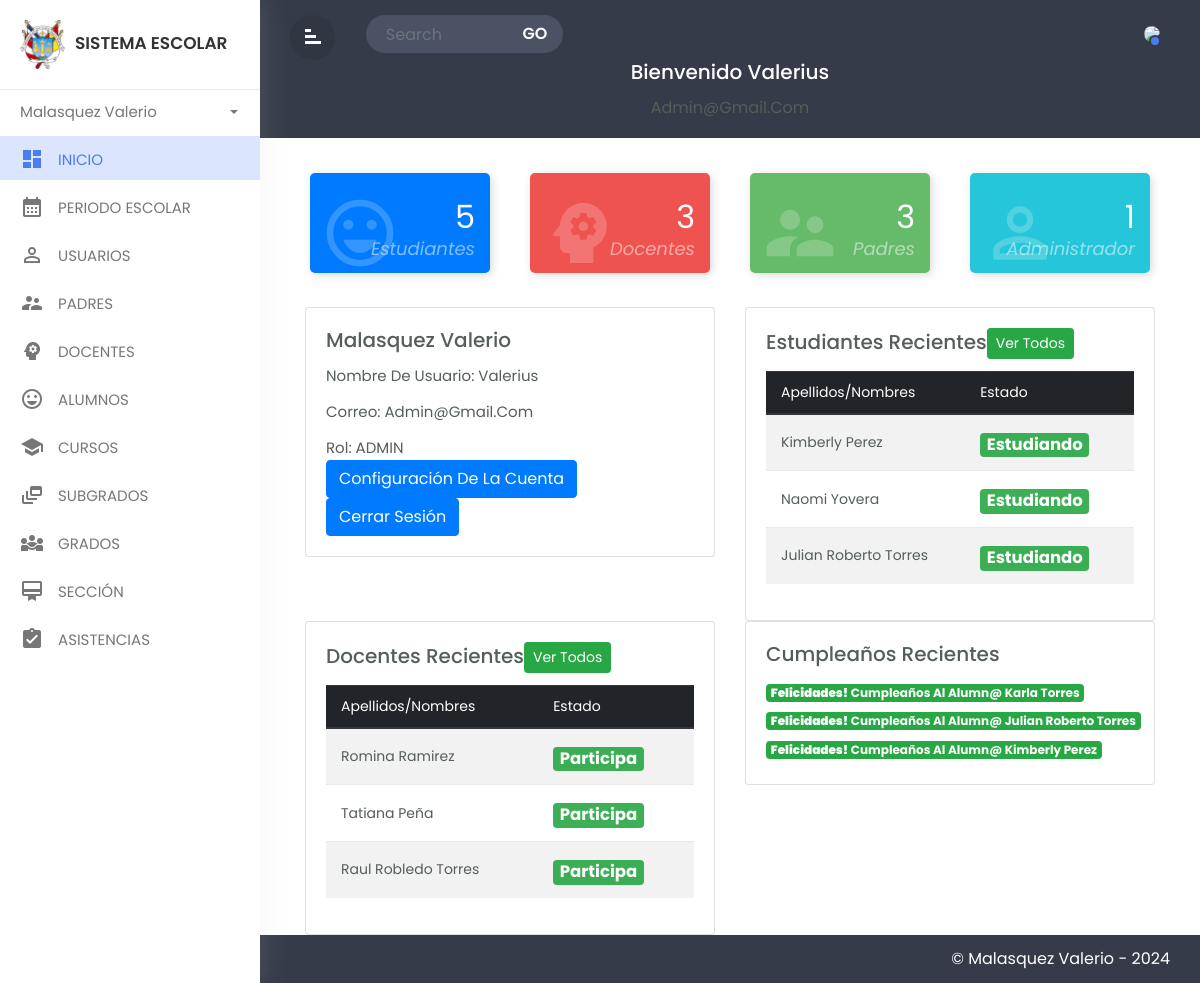
Screenshot of /School-System/Views/admin/pages-admin.php (signed in) with the database file from the repository.
### tables this page shows
CREATE TABLE `students` (
  `idstu` int(11) NOT NULL,
  `dnist` char(8) NOT NULL,
  `nomstu` varchar(25) NOT NULL,
  `edast` varchar(20) NOT NULL,
  `direce` varchar(150) NOT NULL,
  `correo` varchar(35) NOT NULL,
  `sexes` varchar(15) NOT NULL,
  `fenac` date NOT NULL,
  `foto` varchar(150) NOT NULL,
  `usuario` varchar(25) NOT NULL,
  `clave` varchar(255) NOT NULL,
  `state` char(1) NOT NULL,
  `rol` char(1) NOT NULL,
  `fere` timestamp NOT NULL DEFAULT current_timestamp() ON UPDATE current_timestamp()
);

CREATE TABLE `teachers` (
  `idtea` int(11) NOT NULL,
  `dnite` char(8) NOT NULL,
  `nomte` varchar(35) NOT NULL,
  `sexte` varchar(15) NOT NULL,
  `correo` varchar(30) NOT NULL,
  `telet` char(9) NOT NULL,
  `foto` varchar(100) NOT NULL,
  `usuario` varchar(25) NOT NULL,
  `clave` varchar(255) NOT NULL,
  `rol` char(1) NOT NULL,
  `state` char(1) NOT NULL,
  `fere` timestamp NOT NULL DEFAULT current_timestamp() ON UPDATE current_timestamp()
);

### School-System/Views/admin/pages-admin.php (the view, shortened to what this page needs)
<!DOCTYPE html>
<html lang="en">
<head>
  <link rel="stylesheet" href="../../Assets/css/bootstrap-1.min.css">
  <link rel="stylesheet" href="../../Assets/css/custom.css">
  <link rel="stylesheet" href="../../Assets/css/card.css">
  <link href="../../Assets/DataTables/css/datatables.css" rel="stylesheet">
</head>
<body>
  <div class="wrapper">
    <nav id="sidebar">
      <div class="sidebar-header">
        <h3><img src="../../Assets/img/logo1-preview.png" class="img-fluid" /><span>Sistema escolar</span></h3>
      </div>
      <ul class="list-unstyled components">
        <li class="dropdown">
          <a href="#pageSubmenu3" data-toggle="collapse" aria-expanded="false" class="dropdown-toggle">
            <span><?php echo ucfirst($_SESSION['nombre']); ?></span></a>
        </li>
        <li class="active">
          <a href="pages-admin.php" class="dashboard"><i class="material-icons">dashboard</i>
            <span>INICIO</span></a>
        </li>
        <li class="">
          <a href="../period/mostrar.php"><i class="material-icons">calendar_month</i>
            <span>PERIODO ESCOLAR</span></a>
        </li>
        <li class="">
          <a href="../users/mostrar.php"><i class="material-icons">person_outline</i>
            <span>USUARIOS</span></a>
        </li>
        <li class="">
          <a href="../fathers/mostrar.php"><i class="material-icons">supervisor_account</i>
            <span>PADRES</span></a>
        </li>
        <li class="">
          <a href="../teachers/mostrar.php"><i class="material-icons">psychology</i>
            <span>DOCENTES</span></a>
        </li>
        <li class="">
          <a href="../students/mostrar.php"><i class="material-icons">sentiment_very_satisfied</i>
            <span>ALUMNOS</span></a>
        </li>
        <li class="">
          <a href="../careers/mostrar.php"><i class="material-icons">school</i>
            <span>CURSOS</span></a>
        </li>
        <li class="">
          <a href="../subgrade/mostrar.php"><i class="material-icons">dynamic_feed</i>
            <span>SUBGRADOS</span></a>
        </li>
        <li class="">
          <a href="../grade/mostrar.php"><i class="material-icons">diversity_3</i>
            <span>GRADOS</span></a>
        </li>
        <li class="">
          <a href="../groups/mostrar.php"><i class="material-icons">card_membership</i>
            <span>SECCIÓN</span></a>
        </li>
        <li class="">
          <a href="../assists/mostrar.php"><i class="material-icons">assignment_turned_in</i>
            <span>ASISTENCIAS</span></a>
        </li>
      </ul>
    </nav>
    <div id="content">
      <div class="top-navbar">
        <div class="xp-topbar">
          <div class="row">
            <div class="col-2 col-md-1 col-lg-1 order-2 order-md-1 align-self-center">
              <div class="xp-menubar">
                <span class="material-icons text-white">signal_cellular_alt
                </span>
              </div>
            </div>
            <div class="col-md-5 col-lg-3 order-3 order-md-2">
              <div class="xp-searchbar">
                <form>
                  <div class="input-group">
                    <input type="search" class="form-control" placeholder="Search">
                    <div class="input-group-append">
                      <button class="btn" type="submit" id="button-addon2">GO</button>
                    </div>
                  </div>
                </form>
              </div>
            </div>
            <div class="col-10 col-md-6 col-lg-8 order-1 order-md-3">
              <div class="xp-profilebar text-right">
                <nav class="navbar p-0">
                  <ul class="nav navbar-nav flex-row ml-auto">
                    <li class="nav-item dropdown">
                      <a class="nav-link" href="#" data-toggle="dropdown">
                        <?php if (isset($_SESSION['profileImage'])) : ?>
                          <img src="../../<?php echo $_SESSION['profileImage']; ?>" style="width:40px; border-radius:50%;" />
                        <?php else : ?>
                          <img src="../../Assets/img/user.jpg" style="width:40px; border-radius:50%;" />
                        <?php endif; ?>
                        <span class="xp-user-live"></span>
                      </a>
                    </li>
                  </ul>
                </nav>
              </div>
            </div>
          </div>
        </div>
        <div class="xp-breadcrumbbar text-center">
          <h4 class="page-title">Bienvenido&nbsp;<?php echo ucfirst($_SESSION['usuario']); ?></h4>
          <ol class="breadcrumb">
            <li class="breadcrumb-item"><?php echo ucfirst($_SESSION['correo']); ?></li>
          </ol>
        </div>
      </div>
      <div class="main-content">
        <div class="container">
          <div class="row">
            <div class="col-md-3">
              <div class="card-counter primary">
                <i class="material-icons">sentiment_very_satisfied</i>
                <?php require '../../Config/config.php'; ?>
                <?php
                $sql = "SELECT COUNT(*) total FROM students";
                $result = $connect->query($sql);
                $total = $result->fetchColumn();
                ?>
                <span class="count-numbers"><?php echo  $total; ?></span>
                <span class="count-name">Estudiantes</span>
              </div>
            </div>
            <div class="col-md-3">
              <div class="card-counter danger">
                <i class="material-icons">psychology</i>
                <?php
                $sql = "SELECT COUNT(*) total FROM teachers";
                $result = $connect->query($sql);
                $total = $result->fetchColumn();
                ?>
                <span class="count-numbers"><?php echo  $total; ?></span>
                <span class="count-name">Docentes</span>
              </div>
            </div>
            <div class="col-md-3">
              <div class="card-counter success">
                <i class="material-icons">supervisor_account</i>
                <?php
                $sql = "SELECT COUNT(*) total FROM fathers";
                $result = $connect->query($sql);
                $total = $result->fetchColumn();
                ?>
                <span class="count-numbers"><?php echo  $total; ?></span>
                <span class="count-name">Padres</span>
              </div>
            </div>
            <div class="col-md-3">
              <div class="card-counter info">
                <i class="material-icons">person_outline</i>
                <?php
                $sql = "SELECT COUNT(*) total FROM usuarios";
                $result = $connect->query($sql);
                $total = $result->fetchColumn();
                ?>
                <span class="count-numbers"><?php echo  $total; ?></span>
                <span class="count-name">Administrador</span>
              </div>
            </div>
          </div>
          <br>
          <div class="row">
            <div class="col-sm-6 mb-3 mb-md-0">
              <div class="card">
                <div class="card-body">
                  <h5 class="card-title"><?php echo ucfirst($_SESSION['nombre']); ?></h5>
                  <p class="card-text">Nombre de usuario: <?php echo ucfirst($_SESSION['usuario']); ?></p>
                  <p class="card-text">Correo: <?php echo ucfirst($_SESSION['correo']); ?></p>
                  <p class="card-text">Rol: ADMIN</p>
                  <a href="../profile/mostrar.php" class="btn btn-primary">Configuración de la cuenta</a>
                  <a href="../pages-logout.php" class="btn btn-primary">Cerrar Sesión</a>
                </div>
              </div>
            </div>
            <div class="col-sm-6">
              <div class="card">
                <div class="card-body">
                  <h5 class="card-title">Estudiantes recientes<a href="../students/mostrar.php" class="btn btn-success btn-sm">Ver todos</a></h5>
                  <?php
                  $sentencia = $connect->query("SELECT * FROM students ORDER BY dnist ASC LIMIT 3;");
                  $personas = $sentencia->fetchAll(PDO::FETCH_OBJ);
                  ?>
                  <table class="table table-striped table-hover">
                    <thead class="thead-dark">
                      <tr>
                        <th>Apellidos/Nombres</th>
                        <th>Estado</th>
                      </tr>
                    </thead>
                    <tbody>
                      <?php foreach ($personas as $persona) { ?>
                        <tr>
                          <td><?php echo $persona->nomstu ?></td>
                          <td>
                            <?php if ($persona->state == 1) { ?>
                              <span class="badge badge-success">Estudiando</span>
                            <?php  } else { ?>
                              <span class="badge badge-danger">No estudia</span>
                            <?php  } ?>
                          </td>
                        </tr>
                      <?php } ?>
                    </tbody>
                  </table>
                </div>
              </div>
            </div>
            <div class="col-sm-6">
              <div class="card">
                <div class="card-body">
                  <h5 class="card-title">Docentes recientes<a href="../teachers/mostrar.php" class="btn btn-success btn-sm">Ver todos</a></h5>
                  <?php
                  $sentencia = $connect->query("SELECT * FROM teachers ORDER BY dnite ASC LIMIT 3;");
                  $personas = $sentencia->fetchAll(PDO::FETCH_OBJ);
                  ?>
                  <table class="table table-striped table-hover">
                    <thead class="thead-dark">
                      <tr>
                        <th>Apellidos/Nombres</th>
                        <th>Estado</th>
                      </tr>
                    </thead>
                    <tbody>
                      <?php foreach ($personas as $persona) { ?>
                        <tr>
                          <td><?php echo $persona->nomte ?></td>
                          <td>
                            <?php if ($persona->state == 1) { ?>
                              <span class="badge badge-success">Participa</span>
                            <?php  } else { ?>
                              <span class="badge badge-danger">No participa</span>
                            <?php  } ?>
                          </td>
                        </tr>
                      <?php } ?>
                    </tbody>
                  </table>
                </div>
              </div>
            </div>
            <br>
            <div class="col-sm-6">
              <div class="card">
                <div class="card-body">
                  <h5 class="card-title">Cumpleaños recientes</h5>
                  <?php
                  $sentencia = $connect->query("SELECT * FROM students;");
                  $personas = $sentencia->fetchAll(PDO::FETCH_OBJ);
                  ?>
                  <?php foreach ($personas as $persona) { ?>
                    <?php
                    $hoy = date("m");
                    $fecha_cumple = $persona->fenac;
                    $nomstu = $persona->nomstu;
                    $mes_cumple = date('m', strtotime($fecha_cumple));
                    if ($hoy == $mes_cumple) {
                      echo '<span  class="badge badge-success">
                      <strong>Felicidades!</strong> Cumpleaños al alumn@  ' . $nomstu . ' </span >
                '; }
                  ?>
                    <?php }
                  ?>
                </div>
              </div>
            </div>
          </div>
        </div>
      </div>
    </div>
  </div>
  <footer style="text-align: right;">
    © Malasquez Valerio - 2024
  </footer>
</body>
</html>

### School-System/Assets/css/custom.css (style rules this page uses)
body,html { line-height:1.8; font-family:'Poppins',sans-serif; color:#555e58; text-transform:capitalize; font-weight:400; margin:0px; padding:0px; }
.material-icons { font-family: 'Material Icons'; font-weight: normal; font-style: normal; font-size: 24px; display: inline-block; line-height: 1; text-transform: none; letter-spacing: normal; word-wrap: normal; white-space: nowrap; direction: ltr; -webkit-font-smoothing: antialiased; text-rendering: optimizeLegibility; -moz-osx-font-smoothing: grayscale; font-feature-settings: 'liga'; }
p { font-size:15px; margin:12px 0 0; line-height:24px; }
a { color:#333; font-weight:400; }
button { cursor:pointer; }
ul,ol { padding:0px; margin:0px; list-style:none; }
a,a:hover,a:focus { color:#333; text-decoration:none; transition:all 0.3s; }
.wrapper { position:relative; width:100%; overflow:auto; }
#sidebar { position:fixed; height:100%!important; top:0; left:0; bottom:0; z-index:11; width:260px; overflow:auto; transition:all 0.3s; background-color:#fff; box-shadow:0 0 30px 0 rgba(200 200 200 / 20%); }
@media only screen and (min-width:992px) { #content { width:calc(100% - 260px); position:relative; float:right; transition:all 0.3s; } }
#sidebar .sidebar-header { padding:20px; background-color:#fff; border-bottom:1px solid #eee; }
.sidebar-header h3 { color:#333; font-size:17px; margin:0px; text-transform:uppercase; transition:all 0.5s ease; font-weight:600; }
.sidebar-header h3 img { width:45px; margin-right:10px; }
#sidebar ul li { padding:2px 0px; }
#sidebar ul li.active> a { color:#4c7cf3; background-color:#DBE5FD; }
#sidebar ul li.active> a i { color:#4c7cf3; }
.dropdown-toggle::after { position:absolute; right:22px; top:18px; color:#777777; }
#sidebar ul li.dropdown { position:sticky; }
#sidebar ul li a { padding:5px 10px 5px 20px; line-height:30px; font-size:15px; position:relative; font-weight:400; display:block; color:#777777; text-transform:capitalize; }
#sidebar ul li a i { position:relative; margin-right:10px; top:6px; }
#content { position:relative; transition:all 0.5s; background-attachment:#f9fafc; }
.top-navbar { width:100%; z-index:9; position:relative; padding:15px 30px; background-color:#353b48; }
input[type="search"] { background-color:#4a5263; color:#fff; padding-left:20px; border:none; border-radius:50px 0px 0px 50px; }
.input-group-append { margin-left:-1px; }
.xp-searchbar .btn { background-color:#4a5263; color:#fff; font-weight:600; font-size:16px; border-radius:0 50px 50px 0; padding:4px 15px; }
.xp-breadcrumbbar .page-title { font-size:20px; color:#fff; margin-bottom:0; margin-top:0; }
.breadcrumb { display:inline-flex; background-color:transparent; margin:0; padding:10px 0 0; }
.main-content { padding:30px 30px 0px 30px; }
.navbar { background-color:#353B48; color:#fff; }
.xp-menubar { border-radius:50%; width:45px; height:45px; line-height:45px; text-align:center; margin-right:20px; border:none; color:#fff; cursor:pointer; background-color:rgba(0,0,0,0.09); }
.xp-menubar span { margin:9px; padding:0px; transform:rotate(90deg); }
.navbar-nav > li > a { color:#fff; }
.navbar-nav li a { position:relative; display:block; padding:4px 10px!important; }
.xp-user-live { position:absolute; bottom:5px; right:9px; width:12px; height:12px; border-radius:50%; border:2px solid #353b48; background-color:#4c7cf3; }
table.table tr th, table.table tr td { border-color:#e9e9e9; padding:8px 15px; font-size:14px; font-weight: 400; vertical-align:middle; }
table.table tr th:first-child { width:60px; }
table.table tr th:last-child { width:100px; }
table.table td:last-child { opacity:0.9; font-size:22px; margin:0px 5px; }
footer { background-color:#353b48; color:#fff; text-align:center; padding:10px 30px; position:relative; width:100%; }

### rows the page displays
students: nomstu "Kimberly Perez", state "Estudiando"
students: nomstu "Naomi Yovera", state "Estudiando"
students: nomstu "Julian Roberto Torres", state "Estudiando"
teachers: nomte "Romina Ramirez", state "Participa"
teachers: nomte "Tatiana Peña", state "Participa"
teachers: nomte "Raul Robledo Torres", state "Participa"
students: nomstu "Karla Torres"

### other values shown
$_SESSION['nombre'] "Malasquez Valerio"
$_SESSION['usuario'] "Valerius"
$_SESSION['correo'] "Admin@gmail.com"
$total "5"
$total "3"
$total "1"
